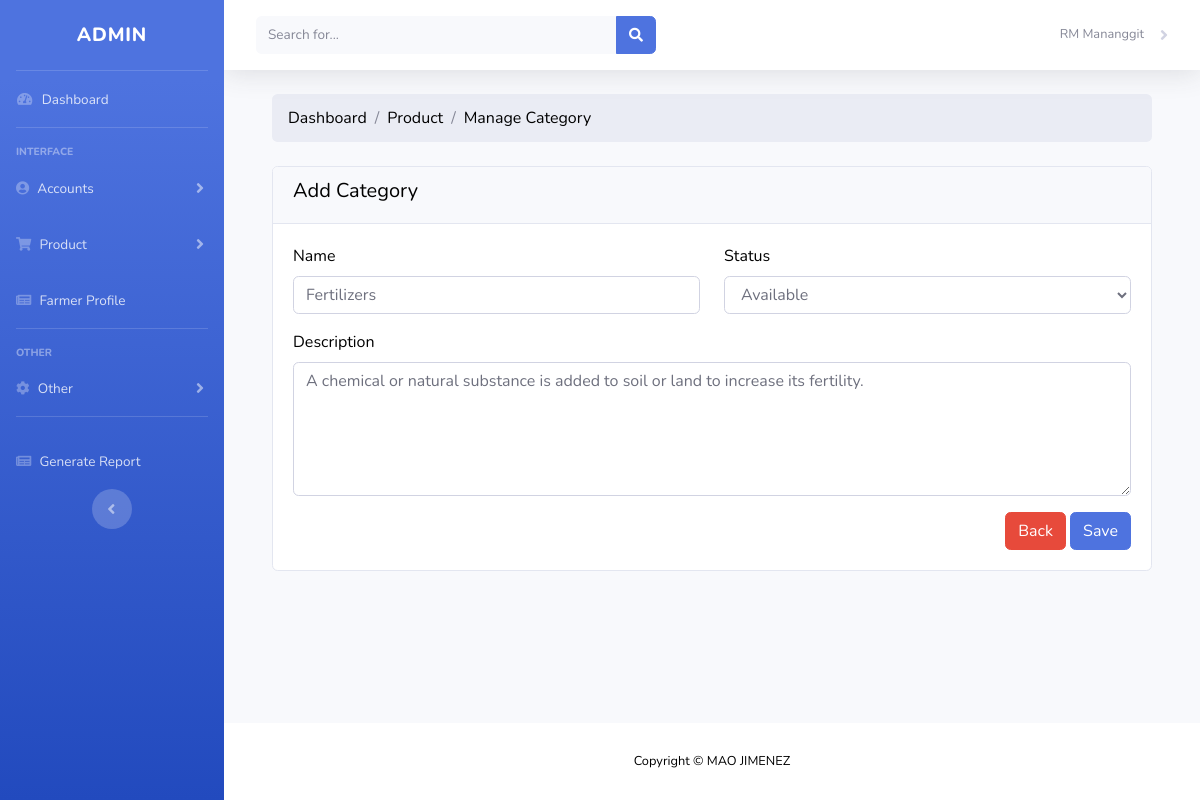
Before: /admin/product_category_edit.php?id=1 (signed in) with the older database file.
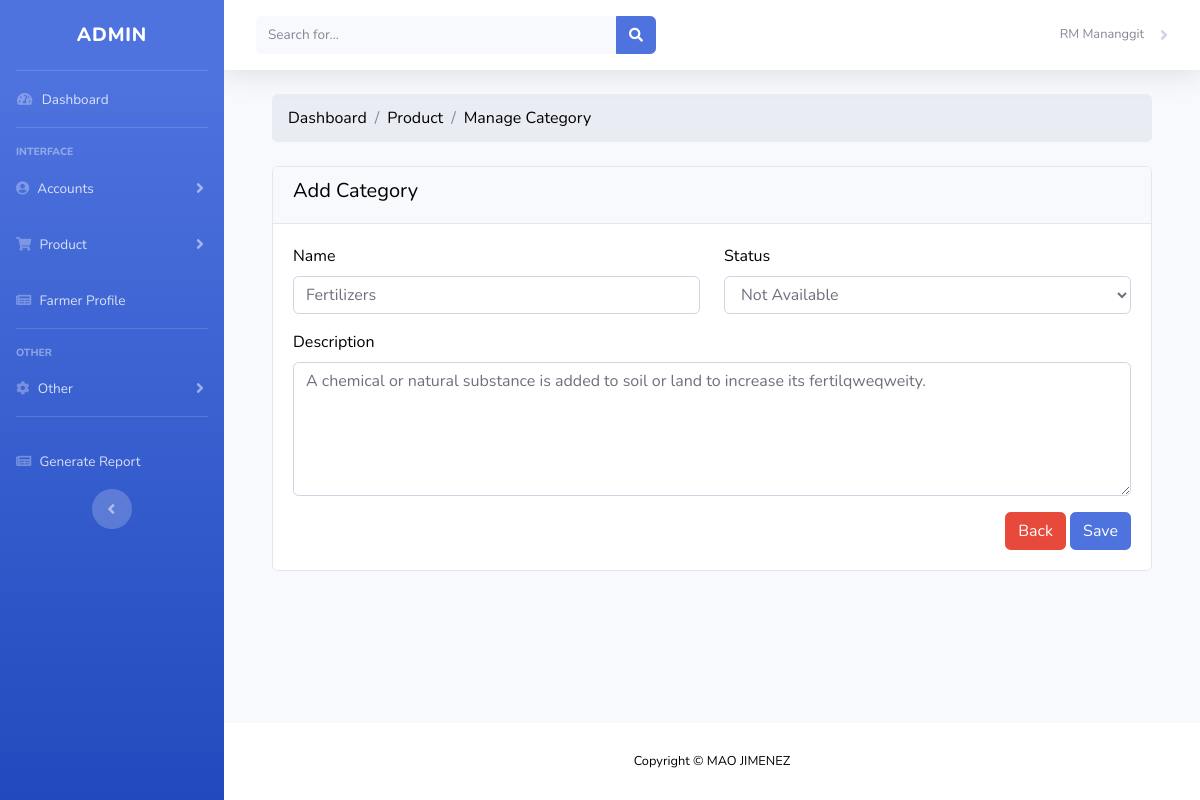
After: the same page with the newer database file.
### tables this page shows
CREATE TABLE `product_category` (
  `product_category_id` int(11) NOT NULL,
  `category_name` varchar(90) NOT NULL,
  `category_description` varchar(255) NOT NULL,
  `category_status` varchar(90) NOT NULL
);

### admin/product_category_edit.php (the view, shortened to what this page needs)
<?php include('authentication.php'); ?>
<?php include('includes/header.php');?>
<div class="container-fluid px-4">
        <ol class="breadcrumb mb-4">
            <li class="breadcrumb-item">Dashboard</li>
            <li class="breadcrumb-item">Product</li>
            <li class="breadcrumb-item">Manage Category</li>
        </ol>
        <div class="row">
            <div class="col-md-12">
                <div class="card">
                    <div class="card-header">
                    <h5>Add Category</h5>
                    </div>
                    <div class="card-body">
                    <?php
                        if(isset($_GET['id']))
                        {
                            $id = $_GET['id'];
                            $users = "SELECT * FROM product_category WHERE product_category_id='$id' ";
                            $users_run = mysqli_query($con, $users);
                            if(mysqli_num_rows($users_run) > 0)
                            {
                                foreach($users_run as $user)
                                {
                             ?>
                    <form action="code.php" method="POST">
                    <div class="row">
                                <div class="col-md-6 mb-3">
                                    <label for="">Name</label>
                                    <input required placeholder="Enter Category Name" name="editcategory_name" value="<?= $user['category_name']; ?>" class="form-control">
                                </div>
                                <div class="col-md-6 mb-3">
                                <label for="">Status</label>
                                    <select name="editstatus" required class="form-control">
                                        <option value="Available" <?= $user['category_status'] == 'Available' ? 'selected' :'' ?>>Available</option>
                                        <option value="Not Available" <?= $user['category_status'] == 'Not Available' ? 'selected' :'' ?>>Not Available</option>
                                    </select>
                                </div>
                                <div class="col-md-12 mb-3">
                                <label for="Description">Description</label>
                                <textarea placeholder="Enter Description" name="editdescription" required  value="<?= $user['category_description']; ?>" class="form-control" rows="5"><?= $user['category_description']; ?></textarea>
                                </div>
                                </div>
                                <div class="text-right">
                                <a href="product_category.php" class="btn btn-danger">Back</a>
                                <button type="subamit" name="edit_category" class="btn btn-primary">Save</button>
                                </div>
                            </form>
                            <?php
                                }
                            }
                            else
                            {
                                ?>
                                <h4>No Record Found!</h4>
                                <?php
                            }
                        }
                        ?>
                    </div>
                </div>
            </div>
        </div>
    </div>
<?php include('includes/footer.php');?>

Changed rows visible on the page:
changed product_category "Fertilizers": editstatus "Available" → "Not Available"; editdescription "A chemical or natural substance is added to soil or land to increase its fertility." → "A chemical or natural substance is added to soil or land to increase its fertilqweqweity."
